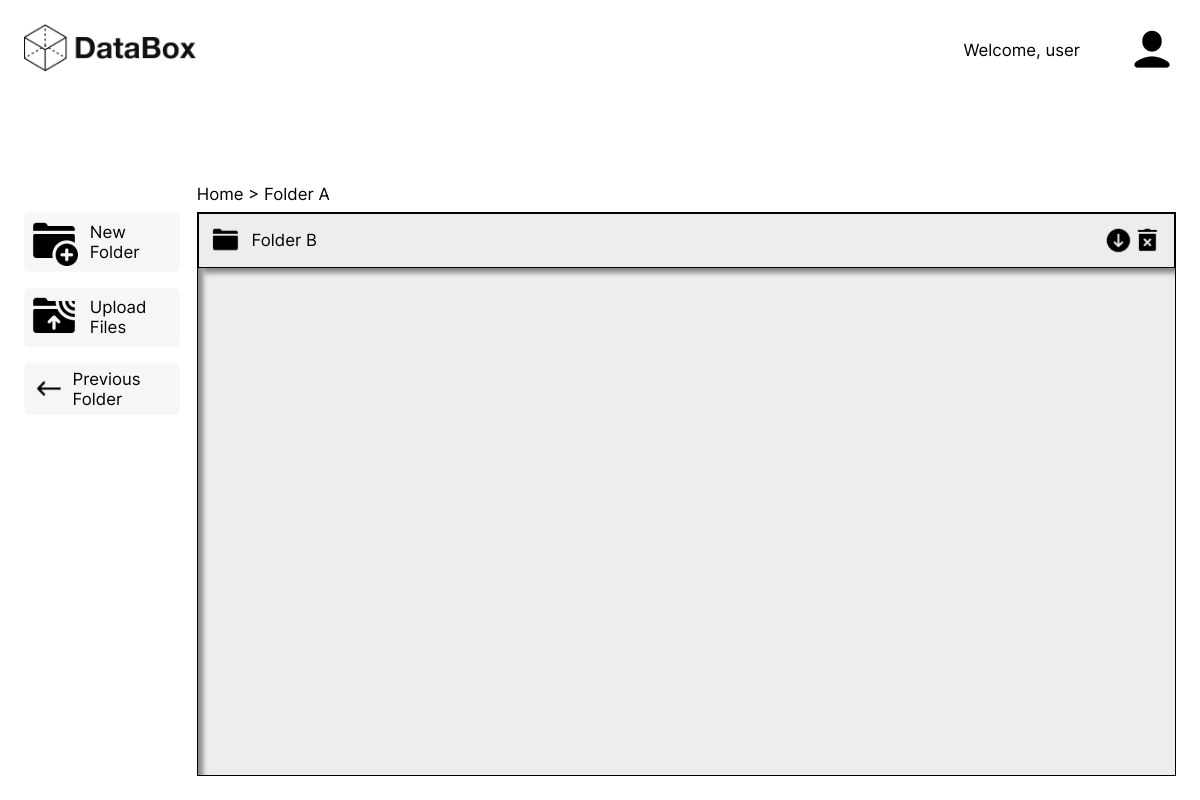
Page /drive/folder/1 (signed in) on the earlier database version.
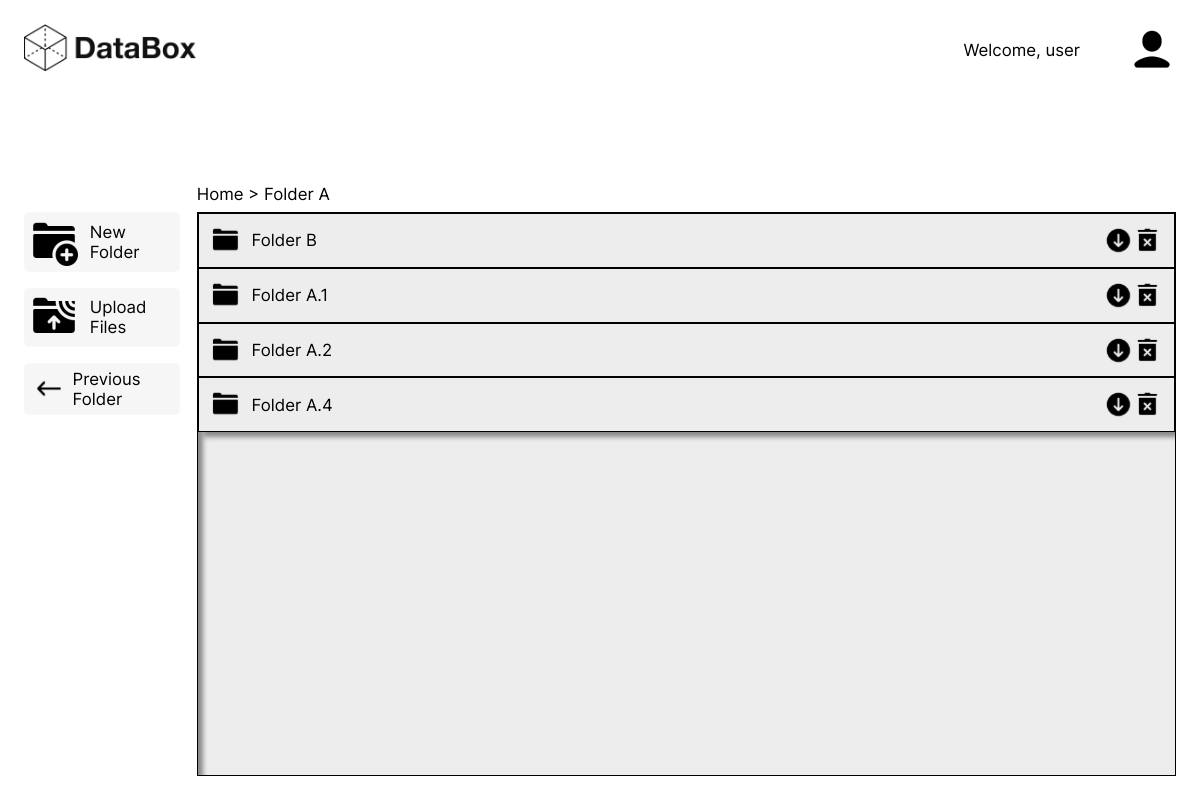
Same page on the later database version.
### user_drive/models.py (models this page shows)
class Folder(models.Model):
    name = models.CharField(max_length=50, unique=True)
    parent = models.ForeignKey('Folder', related_name="subfolders", blank=True, null=True, on_delete=models.CASCADE)
    drive = models.ForeignKey(Drive, on_delete=models.CASCADE, related_name='folders')

### user_drive/views.py (the view)
# urls.py: path('folder/<int:folder_id>', views.open_folder, name='current_folder'),
@login_required
def open_folder(request, folder_id):
    folder_chain = []
    folder = get_object_or_404(Folder, pk=folder_id)
    folder_chain.append(folder)
    while folder.parent:
        folder = folder.parent
        folder_chain.append(folder)
    inverted_chain = folder_chain[::-1]
    form = FileForm()
    user = request.user
    all_folders = user.drive.folders.filter(parent=folder_id).all()
    all_files = user.drive.files.filter(folder__pk=folder_id).all()
    if not all_folders and not all_files:
        empty_folder = True
        context = {'form': form, 'parent_folder': folder_id,'folders': all_folders, 'files': all_files, 'folder_chain': inverted_chain, 'folder_is_empty': empty_folder}
        return render(request, 'current_folder.html', context)
    else:
        context = {'form': form, 'parent_folder': folder_id,'folders': all_folders, 'files': all_files, 'folder_chain': inverted_chain}
        return render(request, 'current_folder.html', context)

### user_drive/templates/current_folder.html (shortened to what this page needs)
{% extends 'base_drive.html' %}
    {% block backwards_button %}
        <div id="back-button" class="drive-option">
            <p>Previous Folder</p>
        </div>
    {% endblock  %}
{% block current_tree_path %}
  {% for folder in folder_chain %}
    <p>
        &nbsp;&gt; {{ folder.name }}
    </p>
  {% endfor %}
{% endblock %}
{% block content %}
 {% if folder_is_empty %}
 <p id="empty-folder-message">This folder is empty<p>
    {% else %}
    <ul>
        {% for folder in folders %}
        <li>
            <a href="{% url 'current_folder' folder.id %}">
            <div class="web-folder-wrapper">
                <div class="subwrapper-1 subwrapper">
                    <div class="svg-wrapper">
                    </div>
                    <p class="file-name" data-file-id="" data-file-name="">{{ folder.name}}</p>
                </div>
                <div class="subwrapper-2 subwrapper">
                    <div id="download-svg-wrapper">
                        <form id="download-folder-form" method="GET" action="{% url 'download_folder' folder.id %}">
                            <div class="svg-wrapper">
                                <button type="submit">
                                </button>
                            </div>
                        </form>
                    </div>
                    <form id="delete-folder-form" method="POST" action="{% url 'delete_folder' %}">
                        <div class="svg-wrapper">
                            <button type="submit">
                            </button>
                        </div>
                    </form>
                </div>
            </div>
        </a>
        </li>
        {% endfor %}
    </ul>
    {% endif %}
{% endblock %}

### user_drive/templates/base_drive.html (shortened to what this page needs)
<!DOCTYPE html>
<html lang="en">
    {% load static %}
<head>
    <link rel="stylesheet" href="{% static 'user_drive/css/base_drive.css' %}">
</head>
<body>
    <div id="ui-wrapper">
        <div id="logo-wrapper">
            <a href="{% url 'home_drive' %}">
                <img id="logo-img" src="{% static '/media/logo.png' %}" alt="">
            </a>
        </div>
        <div id="user-options-wrapper">
            <div id="user-greet">
                <p>Welcome, {{user.username}}</p>
            </div>
            <div class="dropdown">
                <img id="profile-icon" src="{% static '/media/user_profile.png' %}" alt="">
            </div>
        </div>
        <div id="drive-options-wrapper">
                <div id="new-folder" class="drive-option">
                    <img src="{% static '/media/new_folder.png' %}" alt="">
                    <p>New Folder</p>
                </div>
                <div id="upload-files-button" class="drive-option">
                    <img src="{% static '/media/upload_files.png' %}" alt="">
                    <p>Upload Files</p>
                </div>
                {% block backwards_button %}
                {% endblock  %}
        </div>
        <div id="current-folder-path-wrapper">
            <p>Home </p>
            {% block current_tree_path %}
            {% endblock  %}
        </div>
        <div id="drive-view-contents-wrapper">
            {% block content %}
            {% endblock  %}
        </div>
    </div>
</body>
</html>

### user_drive/static/user_drive/css/base_drive.css (style rules this page uses)
body { font-size: 1.4vw; font-family: var(--font); background-color: var(--color-light); height: 100dvh; width: 100vw; inset: 0; display: flex; align-items: center; justify-content: center; overflow: hidden; padding: 2vw }
a { text-decoration: none; color: inherit; }
#ui-wrapper { width: 100%; height: 100%; display: grid; grid-template-rows: 7% 18% 75%; grid-template-columns: 15% 60% 25%; }
#logo-wrapper { grid-row: 1 / 2; grid-column: 1 / 2; width: auto; height: auto; display: flex; align-items: top; justify-content: left; }
#logo-img { max-width: 100%; max-height: 100%; display: block; }
#user-options-wrapper { grid-row: 1 / 2; grid-column: 3 / 4; display: flex; flex-direction: row; align-items: center; justify-content: flex-end; }
#drive-options-wrapper { width: auto; height: fit-content; grid-row: 3 / 4; grid-column: 1 / 2; }
#current-folder-path-wrapper { grid-row: 2 / 3; grid-column: 2 / 4; display: flex; align-items: flex-end; margin-bottom: 1h; }
#current-folder-path-wrapper > p { margin-bottom: 1vh; }
#drive-view-contents-wrapper { grid-row: 3 / 4; grid-column: 2 / 4; background-color: var(--color-grey-1); box-shadow: 5px 5px 5px var(--color-grey-2) inset; border: 1px solid black; overflow-y: scroll; display: flex; flex-direction: column; }
form button { height: 6vh; font-size: 1.4vw; border-radius: var(--border-1); border: none; font-weight: bold; font-size: 1.4vw; padding: 0 18% 0 18%; transition: background-color 0.2s ease-in-out, transform 0.2s ease-in-out; }
.drive-option { min-width: 90%; max-width: 90%; height: 20%; margin-bottom: 2vh; border-radius: var(--border-1); border: 0.4px solid rgba(249, 249, 249, 0.635); background-color: rgba(230, 230, 230, 0.349); padding: 0.4vw; display: flex; flex-direction: row; align-items: center; transition: background-color 0.2s ease-in-out, transform 0.2s ease-in-out; }
.drive-option img { max-width: 4vw; max-height: 50px; display: block; margin-right: 1vw; }
.drive-option svg { max-width: 4vw; max-height: 50px; display: block; margin-right: 1vw; margin-left: 0.5vw; }
.dropdown { position: relative; display: inline-block; width: 4vw; height: auto; }
#profile-icon { max-width: 100%; max-height: 100%; display: block; }
#user-greet { margin-right: 4vw; width: fit-content; max-height: fit-content; display: flex; }
.web-folder-wrapper { height: fit-content; max-height: fit-content; width: auto; display: flex; flex-direction: row; justify-content: space-between; align-items: center; padding: 1vw; background: var(--color-grey-1); border: 1px solid var(--color-dark); box-shadow: 5px 5px 5px var(--color-grey-2); }
.web-folder-wrapper button { height: fit-content; width: fit-content; padding: 0; border: none; background-color: #dddddd00; }
.web-folder-wrapper svg { width: 100%; height: 100%; }
.svg-wrapper { width: 2.4vw; height: 2.4vw; }
.subwrapper { display: flex; flex-direction: row; align-items: center; }
.subwrapper-1 { width: fit-content; gap: 1vw; }
.web-component-icon { background-size: cover; background-repeat: no-repeat; transition: scale 0.2s ease-in-out; }

### user_drive/static/user_drive/css/system.css (style rules this page uses)
:root { --font: 'Inter', sans-serif;; --hero-title: 3vw; --text-medium: 1.4vw; --color-primary: #179283; --color-secondary: #00695D; --color-terciary: #E96200; --color-light: #FFFFFF; --color-grey-1: #ededed; --color-grey-2: #888888; --color-dark: #000000; --color-grey-hover: #dedede; --color-grey-clicked: #9f9f9f; --h-padding: 20px; --v-padding: 20px; --input-padding: 1vw; --gap: 20px; --speed: 0.5s; --border-1: 5px; --button-shadow-1: 0px 10px 15px rgba(0, 0, 0, 0.68); --logo: url(media/logo.svg) top left no-repeat; }

Differences in the rows shown:
added Folder: name "Folder A.1"
added Folder: name "Folder A.2"
added Folder: name "Folder A.4"
